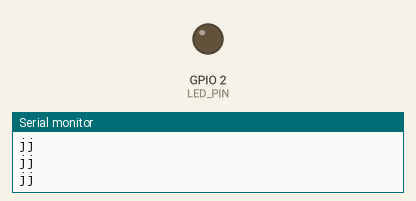
This sketch was run on a simulated ESP32. Shown: output pins drawn as LEDs (lit = HIGH), the last lines printed to the serial monitor.

Above: at 5.5 s.
At 16.0 s:
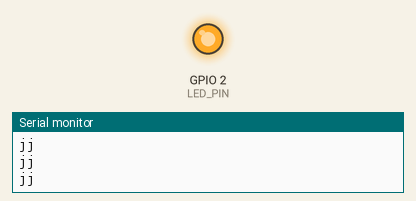
Timing chart, 0 to 26.0 s (numbered marks = the images above):
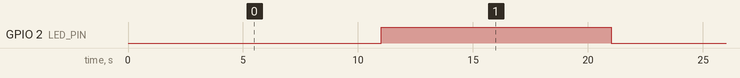

The sketch:

interrupt_timer_alarm.ino
```cpp
volatile int count;    // Trigger
int totalInterrupts;   // counts the number of triggering of the alarm

#define LED_PIN 2

hw_timer_t * timer = NULL;
portMUX_TYPE timerMux = portMUX_INITIALIZER_UNLOCKED;

// Code with critica section
void IRAM_ATTR onTime() {
   portENTER_CRITICAL_ISR(&timerMux);
   count++;
   Serial.println("jj");
   portEXIT_CRITICAL_ISR(&timerMux);
}

// Code without critical section
/*void IRAM_ATTR onTime() {
   count++;
}*/

void setup() {
   Serial.begin(115200);

   // Configure LED output
   pinMode(LED_PIN, OUTPUT);
   digitalWrite(LED_PIN, LOW);

   // Configure the Prescaler at 80 the quarter of the ESP32 is cadence at 80Mhz
   // 80000000 / 80 = 1000000 tics / seconde
   timer = timerBegin(0, 80, true);
   timerAttachInterrupt(timer, &onTime, true);

   // Sets an alarm to sound every second
   timerAlarmWrite(timer, 1000000, true);
   timerAlarmEnable(timer);
}

void loop() {
    if (count > 0) {
       // Comment out enter / exit to deactivate the critical section
       portENTER_CRITICAL(&timerMux);
       count--;
       portEXIT_CRITICAL(&timerMux);

       totalInterrupts++;
       Serial.print("totalInterrupts");
       Serial.println(totalInterrupts);
       if ( totalInterrupts%2 == 0) {
         // Lights up the LED if the counter is even
         digitalWrite(LED_PIN, HIGH);
       } else {
         // Then swith off
         digitalWrite(LED_PIN, LOW);
       }


       delay(10000);
    }
}
```

Measured:
- by itself, GPIO 2 (LED_PIN): alternates HIGH for 10.0 s and LOW for 10.0 s
